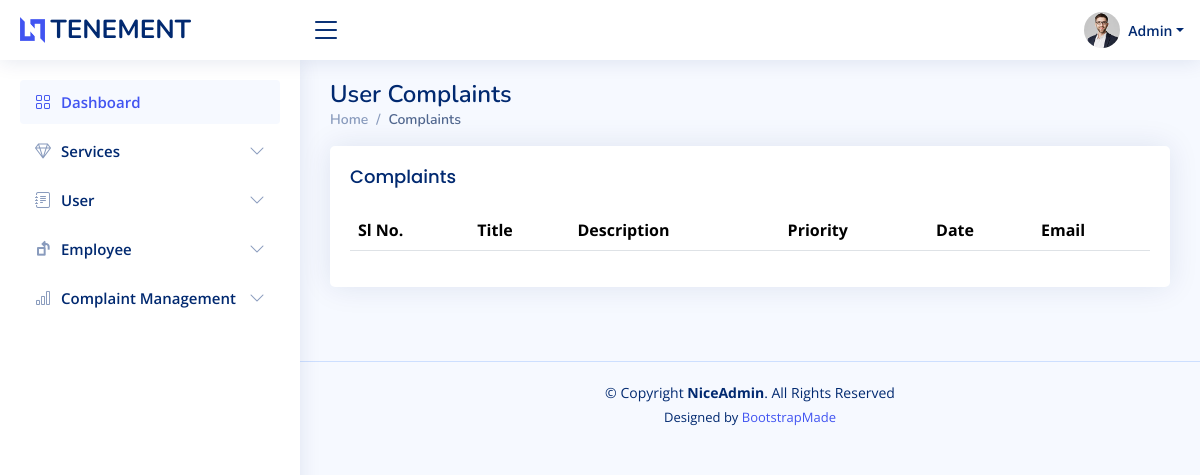
Page /admin/mycomplaints.php on the earlier database version.
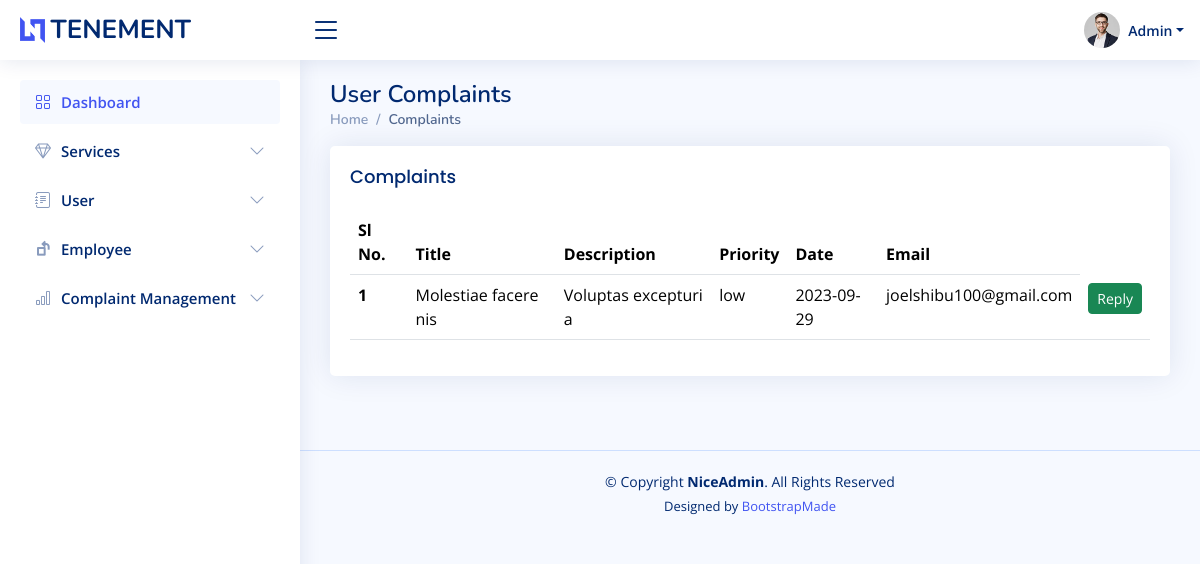
Same page on the later database version.
### tables this page shows
CREATE TABLE `complaints` (
  `id` int(50) NOT NULL,
  `title` varchar(50) NOT NULL,
  `description` varchar(200) NOT NULL,
  `priority` varchar(50) NOT NULL,
  `date` varchar(50) NOT NULL,
  `email` varchar(50) NOT NULL,
  `reply` varchar(100) NOT NULL,
  `status` int(50) NOT NULL
);

### connect.php (called while the page is built, shortened)
<?php
$dbname="tenement";
$conn=mysqli_connect("localhost","root","",$dbname);
function select_data($sql)
{
  global $conn;
  $res = mysqli_query($conn, $sql);
  if ($res)
    return $res;
  else
    return False;
}
?>

### admin/mycomplaints.php (the view, shortened to what this page needs)
<?php
include 'header.php';
?>
  <main id="main" class="main">
    <div class="pagetitle">
      <h1>User Complaints</h1>
      <nav>
        <ol class="breadcrumb">
          <li class="breadcrumb-item"><a href="index.php">Home</a></li>
          <li class="breadcrumb-item active">Complaints</li>
        </ol>
      </nav>
    </div>
    <section class="section dashboard">
      <div class="row">
      <section class="section">
      <div class="row">
        <div class="col-lg-12">
        <div class="card">
          <div class="card-body">
            <h5 class="card-title">Complaints</h5>
              <table class="table datatable">
                <thead>
                  <tr>
                    <th scope="col">Sl No.</th>
                    <th scope="col">Title</th>
                    <th scope="col">Description</th>
                    <th scope="col">Priority</th>
                    <th scope="col">Date</th>
                    <th scope="col">Email</th>
                  </tr>
                </thead>
                <tbody>
                <?php
               $sql = "SELECT * FROM complaints WHERE reply='0' AND status='0'";
                $data=select_data($sql);
                $n=1;
                while ($row = mysqli_fetch_assoc($data)) {
                  ?>
                  <tr>
                 <th scope='row'><?php echo $n++; ?></th>
                 <td><?php echo  $row['title'] ?></td>
                 <td> <?php echo $row['description'] ?></td>
                 <td><?php echo $row['priority'] ?></td>
                 <td><?php echo $row['date']?></td>
                 <td><?php echo $row['email']?></td>
                 <td>
                 <div class="btn-group">
                            <a class="btn btn-success btn-sm" data-bs-toggle="modal" onclick="passid('<?php echo $row['id'];?>')" data-bs-target="#verticalycentered">Reply</a>
                 </td>
                 </tr>
                  <?php
                  }
                  ?>
                </tbody>
              </table>
            </div>
          </div>
        </div>
      </div>
    </section>
  </main>

Differences in the rows shown:
now on this page (row edited): complaints: title "Molestiae facere nis", description "Voluptas excepturi a", priority "low", date "2023-09-29", email "joelshibu100@gmail.com"
